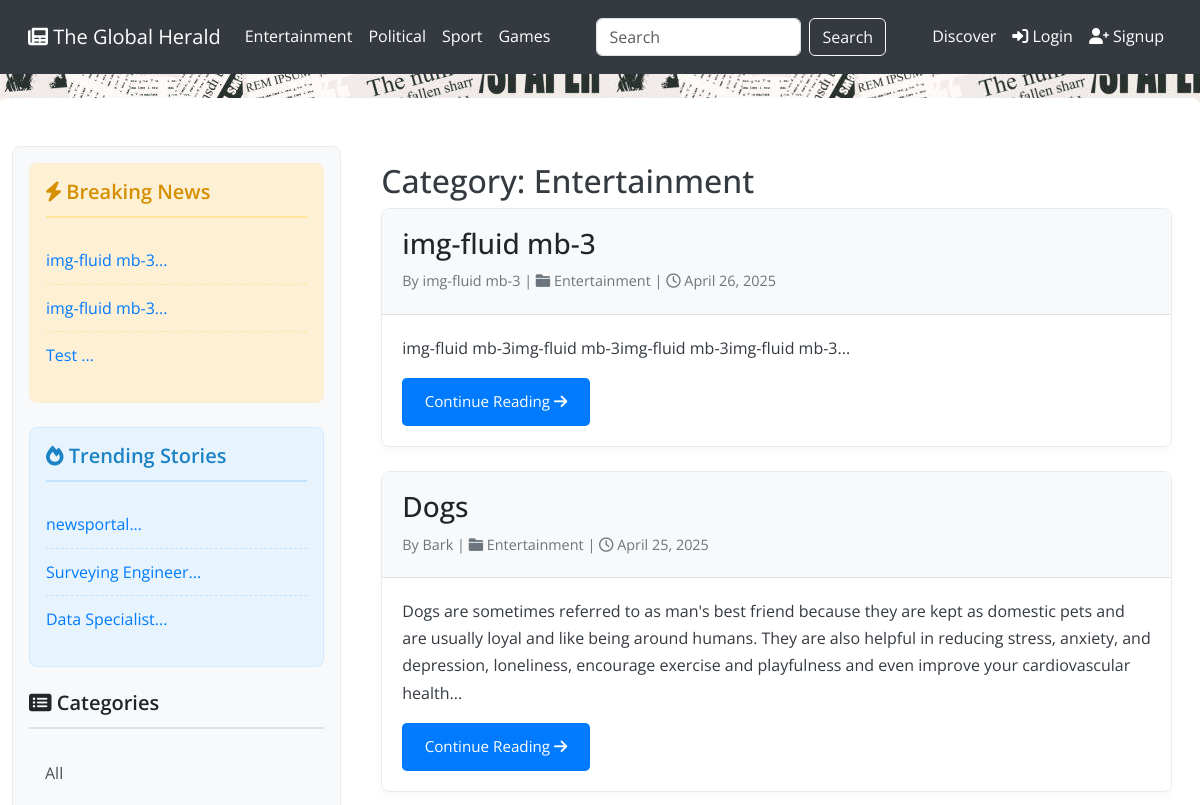
Page /index.php?category_id=3 (upper part) on the earlier database version.
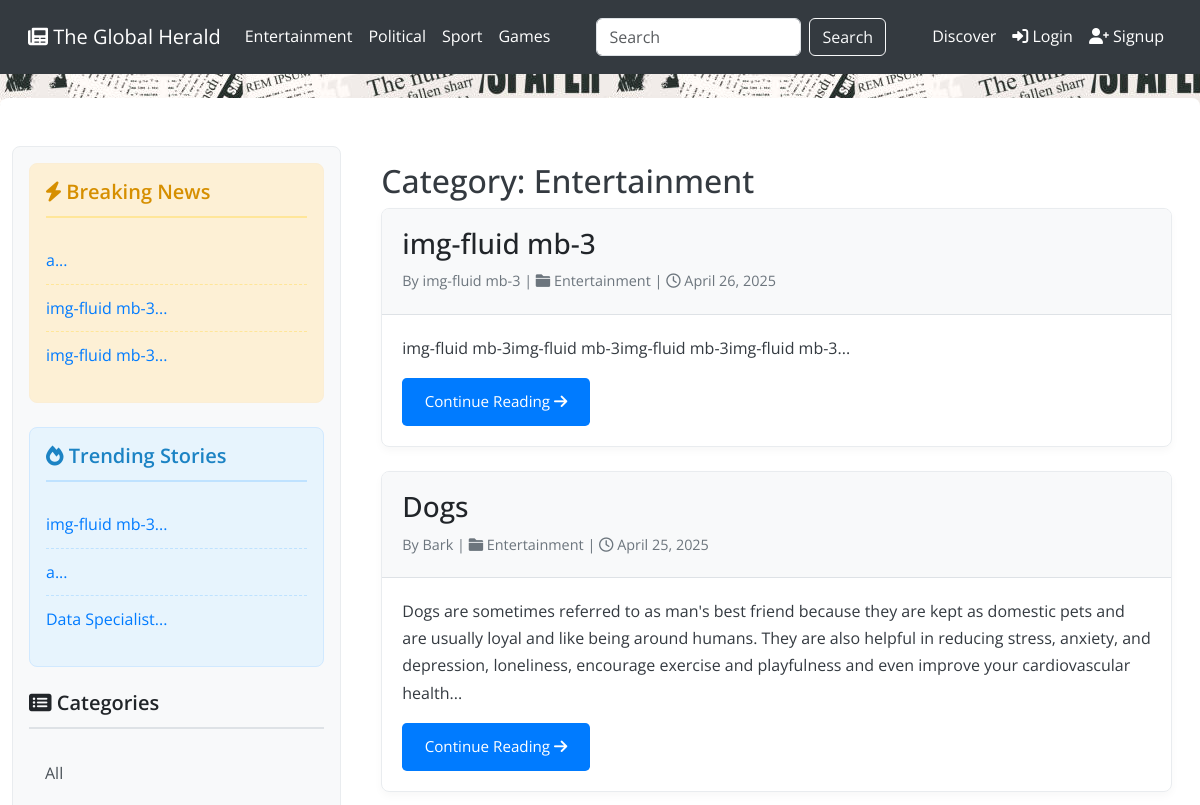
Same page on the later database version.
### tables this page shows
CREATE TABLE `category` (
  `category_id` int(11) NOT NULL,
  `category_name` varchar(255) NOT NULL
);

CREATE TABLE `articles` (
  `id` int(11) NOT NULL,
  `title` varchar(255) NOT NULL,
  `content` text NOT NULL,
  `author` varchar(100) NOT NULL,
  `created_at` timestamp NOT NULL DEFAULT current_timestamp(),
  `category_id` int(11) NOT NULL,
  `image_path` mediumtext NOT NULL,
  `views` int(11) NOT NULL DEFAULT 0
);

### index.php (the view, shortened to what the changed rows need)
<?php
$db = (new Database())->connect();
$categories_query = "SELECT * FROM category ORDER BY category_name ASC";
$categories_result = $db->query($categories_query);
$selected_category = isset($_GET['category_id']) ? intval($_GET['category_id']) : 0;
$search_term = isset($_GET['search']) ? trim($_GET['search']) : '';
$page = isset($_GET['page']) && is_numeric($_GET['page']) && $_GET['page'] > 0 ? intval($_GET['page']) : 1;
$selected_category_name = '';
if ($selected_category !== 0) {
        $categories_result->data_seek(0);
        while ($category = $categories_result->fetch_assoc()) {
                if ($category['category_id'] == $selected_category) {
                        $selected_category_name = $category['category_name'];
                        break;
                }
        }
}
if ($search_term !== '') {
        $heading_text = "Results for: \"" . htmlspecialchars($search_term) . "\"";
} elseif ($selected_category !== 0 && $selected_category_name !== '') {
        $heading_text = "Category: " . htmlspecialchars($selected_category_name);
} else {
        $heading_text = "Latest Headlines";
}
$articles_per_page = 5;
$offset = ($page - 1) * $articles_per_page;
if ($search_term !== '') {
        $keywords = preg_split('/\s+/', $search_term, -1, PREG_SPLIT_NO_EMPTY);
        $count_conditions = [];
        $count_params = [];
        $count_types = '';
        foreach ($keywords as $keyword) {
                $count_conditions[] = "(a.content LIKE ? OR a.author LIKE ? OR c.category_name LIKE ?)";
                $like_keyword = '%' . $keyword . '%';
                $count_params[] = $like_keyword;
                $count_params[] = $like_keyword;
                $count_params[] = $like_keyword;
                $count_types .= 'sss';
        }
        $count_where = implode(' AND ', $count_conditions);
        $count_query = "SELECT COUNT(*) as total FROM articles a LEFT JOIN category c ON a.category_id = c.category_id WHERE $count_where";
        $count_stmt = $db->prepare($count_query);
        $count_stmt->bind_param($count_types, ...$count_params);
        $count_stmt->execute();
        $count_result = $count_stmt->get_result();
        $total_articles = 0;
        if ($count_result && $row = $count_result->fetch_assoc()) {
                $total_articles = $row['total'];
        }
        $count_stmt->close();
        $article_conditions = [];
        $article_params = [];
        $article_types = '';
        foreach ($keywords as $keyword) {
                $article_conditions[] = "(a.content LIKE ? OR a.author LIKE ? OR c.category_name LIKE ?)";
                $like_keyword = '%' . $keyword . '%';
                $article_params[] = $like_keyword;
                $article_params[] = $like_keyword;
                $article_params[] = $like_keyword;
                $article_types .= 'sss';
        }
        $article_where = implode(' AND ', $article_conditions);
        $articles_query = "
        SELECT a.id, a.title, a.author, SUBSTR(a.content, 1, 300) AS short_content, a.created_at,
        c.category_name
        FROM articles a
        LEFT JOIN category c ON a.category_id = c.category_id
        WHERE $article_where
        ORDER BY a.created_at DESC
        LIMIT ? OFFSET ?
    ";
        $stmt = $db->prepare($articles_query);
        $article_types .= 'ii';
        $article_params[] = $articles_per_page;
        $article_params[] = $offset;
        $stmt->bind_param($article_types, ...$article_params);
        $stmt->execute();
        $articles_result = $stmt->get_result();
} else {
        $articles_query = "
        SELECT a.id, a.title, a.author, SUBSTR(a.content, 1, 300) AS short_content, a.created_at,
        c.category_name
        FROM articles a
        LEFT JOIN category c ON a.category_id = c.category_id
        WHERE c.category_id = ? OR ? = 0
        ORDER BY a.created_at DESC
        LIMIT ? OFFSET ?
    ";
        $stmt = $db->prepare($articles_query);
        $stmt->bind_param("iiii", $selected_category, $selected_category, $articles_per_page, $offset);
        $stmt->execute();
        $articles_result = $stmt->get_result();
}
?>
<!DOCTYPE html>
<html lang="en">
<head>
        <link href="https://cdn.jsdelivr.net/npm/bootstrap@5.3.0/dist/css/bootstrap.min.css" rel="stylesheet">
        <link rel="stylesheet" href="https://cdnjs.cloudflare.com/ajax/libs/font-awesome/6.0.0-beta3/css/all.min.css">
</head>
<body>
        <nav class="navbar navbar-expand-lg navbar-dark">
                <div class="container-fluid">
                        <div class="collapse navbar-collapse" id="navbarNav">
                                <ul class="navbar-nav me-auto mb-2 mb-lg-0">
                                        <?php
                                        $categories_result->data_seek(0);
                                        while ($category = $categories_result->fetch_assoc()): ?>
                                                <li class="nav-item">
                                                        <a class="nav-link <?= $selected_category == $category['category_id'] ? 'active' : '' ?>"
                                                                href="index.php?category_id=<?= $category['category_id'] ?>">
                                                                <?= htmlspecialchars($category['category_name']) ?>
                                                        </a>
                                                </li>
                                        <?php endwhile; ?>
                                </ul>
                        </div>
                </div>
        </nav>
        <div class="container mt-4">
                <div class="row">
                        <div class="col-md-3 sidebar">
                                <div class="breaking-news">
                                        <ul>
                                                <?php
                                                $breaking_news_query = "SELECT id, title FROM articles ORDER BY created_at DESC LIMIT 3";
                                                $breaking_news_result = $db->query($breaking_news_query);
                                                if ($breaking_news_result && $breaking_news_result->num_rows > 0): ?>
                                                        <?php while ($news = $breaking_news_result->fetch_assoc()): ?>
                                                                <li><a href="#"><?= htmlspecialchars(substr($news['title'], 0, 60)) ?>...</a>
                                                                </li>
                                                        <?php endwhile; ?>
                                                <?php else: ?>
                                                        <li>No breaking news at the moment.</li>
                                                <?php endif; ?>
                                        </ul>
                                </div>
                                <div class="popular-articles">
                                        <ul>
                                                <?php
                                                $popular_articles_query = "SELECT id, title FROM articles ORDER BY views DESC LIMIT 3";
                                                $popular_articles_result = $db->query($popular_articles_query);
                                                if ($popular_articles_result && $popular_articles_result->num_rows > 0): ?>
                                                        <?php while ($popular = $popular_articles_result->fetch_assoc()): ?>
                                                                <li><a href="article.php?id=<?= $popular['id'] ?>"><?= htmlspecialchars(substr($popular['title'], 0, 50)) ?>...</a>
                                                                </li>
                                                        <?php endwhile; ?>
                                                <?php else: ?>
                                                        <li>No trending stories yet.</li>
                                                <?php endif; ?>
                                        </ul>
                                </div>
                        </div>
                        <div class="col-md-9 main-content">
                                <h2><?= $heading_text ?></h2>
                                <?php if ($articles_result->num_rows > 0): ?>
                                        <?php while ($article = $articles_result->fetch_assoc()): ?>
                                                <div class="article-card">
                                                        <div class="article-header">
                                                                <h2><?= htmlspecialchars($article['title']) ?></h2>
                                                                <p class="article-meta">
                                                                        By <?= htmlspecialchars($article['author']) ?> |
                                                                        <i class="fas fa-folder"></i>
                                                                        <?= htmlspecialchars($article['category_name']) ?> |
                                                                        <i class="far fa-clock"></i>
                                                                        <?= date("F j, Y", strtotime($article['created_at'])) ?>
                                                                </p>
                                                        </div>
                                                        <div class="article-content">
                                                                <p><?= nl2br(htmlspecialchars($article['short_content'])) ?>...</p>
                                                                <a href="article.php?id=<?= $article['id'] ?>"
                                                                        class="read-more-btn">Continue Reading <i
                                                                                class="fas fa-arrow-right"></i></a>
                                                        </div>
                                                </div>
                                        <?php endwhile; ?>
                                <?php else: ?>
                                        <p class="lead">No articles available in this category.</p>
                                <?php endif; ?>
                        </div>
                </div>
        </div>
        <link rel="stylesheet" href="https://cdnjs.cloudflare.com/ajax/libs/font-awesome/6.0.0/css/all.min.css"
 />
</body>
</html>

Differences in the rows shown:
no longer on this page (row edited): articles: title "Test", shown under "Breaking News"
no longer on this page (row unchanged): articles: title "newsportal", shown under "Trending Stories"
no longer on this page (row unchanged): articles: title "Surveying Engineer", shown under "Trending Stories"
added articles: title "a"
now on one of the page's lists (row edited): articles: title "img-fluid mb-3"
